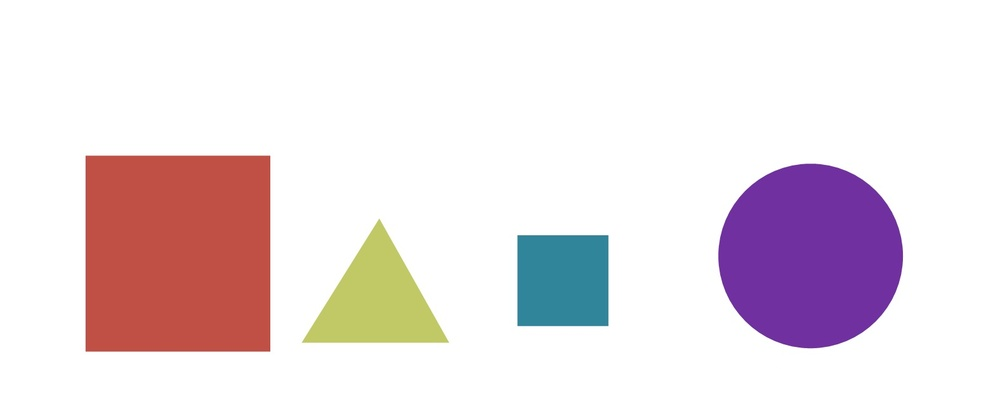
#> input picture lecture4/data/bunchofshapes.jpg, 1000 x 409 px, shrunk from 1576 x 645 before the run
$ jupyter execute Sorting_Contours.ipynb   (older library calls are emulated)
#> lines starting #> are read from the running program, lines starting #| are printed output that depends on the picture; after the words box and inside, x2 and y2 are one past the last pixel; in counts of white or black regions, pixels touching at a corner belong together
## Sorting Contours

We can sort contours in many ways.

[cell 1]
#github repository sync in google colab
import os
try:
  # Colab only
  !git clone https://github.com/hukim1112/DLCV_CLASS.git
  os.chdir('/content/DLCV_CLASS/lecture4')
except Exception:
  pass

[cell 2]
import cv2
import numpy as np
from matplotlib import pyplot as plt

[cell 3]
# Load our image
image = cv2.imread('data/bunchofshapes.jpg')
#> image is the input picture: shape (409, 1000, 3); mean B, G, R 226.7, 222.2, 234.4
plt.imshow(cv2.cvtColor(image, cv2.COLOR_BGR2RGB))
plt.title('Bule Linear line')

plt.show()

[cell 4]
row, col = 1, 3
fig, axs = plt.subplots(row, col, figsize=(15, 10))
fig.tight_layout()

axs[0].imshow(cv2.cvtColor(image, cv2.COLOR_BGR2RGB))
axs[0].set_title('0 - Original Image')
cv2.imwrite('original_rgb.jpg', image)


# Create a black image with same dimensions as our loaded image
blank_image = np.zeros((image.shape[0], image.shape[1], 3))
# Create a copy of our original image
orginal_image = image
# Grayscale our image
gray = cv2.cvtColor(image,cv2.COLOR_BGR2GRAY)
# Find Canny edges
edged = cv2.Canny(gray, 50, 200)
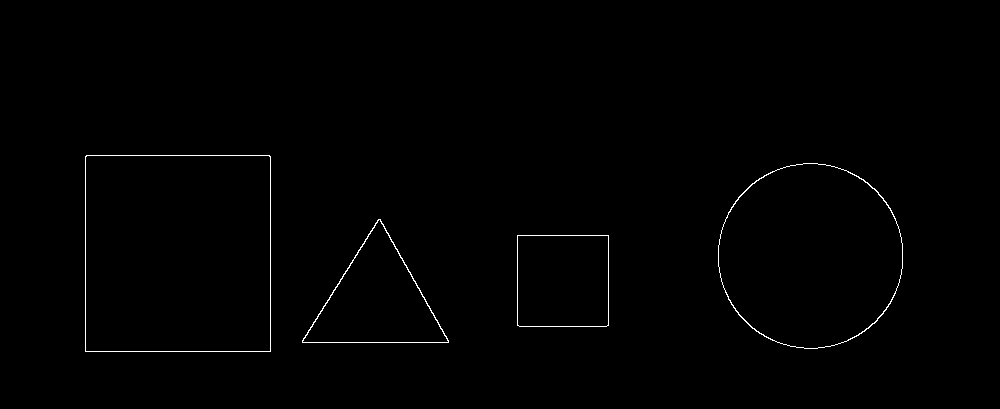
#> edged: shape (409, 1000); 0.57% white in thin lines or dots, all inside (x1, y1, x2, y2) = (85, 155, 903, 352)
axs[1].imshow(edged)
axs[1].set_title('1 - Canny Edges')
cv2.imwrite('original_rgb.jpg', edged)

# Find contours and print how many were found
_, contours, hierarchy = cv2.findContours(edged.copy(), cv2.RETR_EXTERNAL, cv2.CHAIN_APPROX_NONE)
#> contours = 4 contours; box (x1, y1, x2, y2) and area: (85, 155, 271, 352) 36259, (718, 163, 903, 349) 26813, (302, 219, 449, 343) 9207, (517, 235, 609, 327) 8278
print("Number of contours found = ", len(contours))
#| Number of contours found =  4

# Draw all contours over blank image
cv2.drawContours(image, contours, -1, (0,255,0), 3)
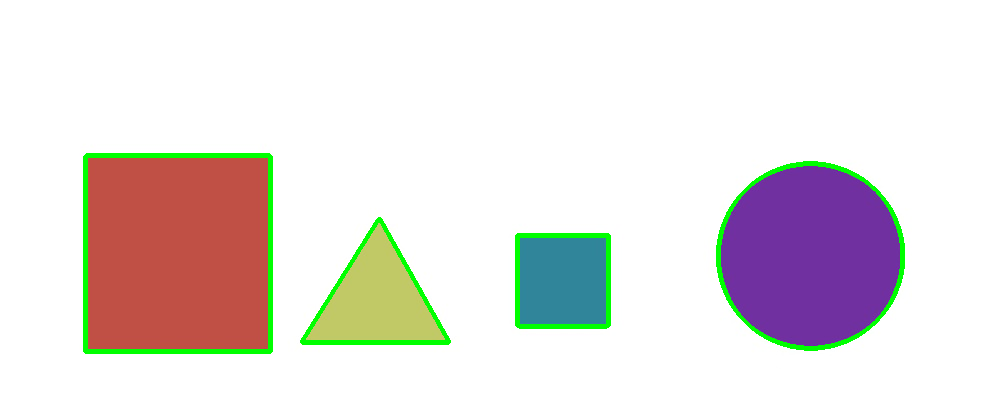
#> image: shape (409, 1000, 3); 2.49% of pixels changed, all inside (x1, y1, x2, y2) = (83, 153, 905, 354)
axs[2].imshow(cv2.cvtColor(image, cv2.COLOR_BGR2RGB))
axs[2].set_title('3 - All Contours')
cv2.imwrite('original_rgb.jpg', image)

plt.show()
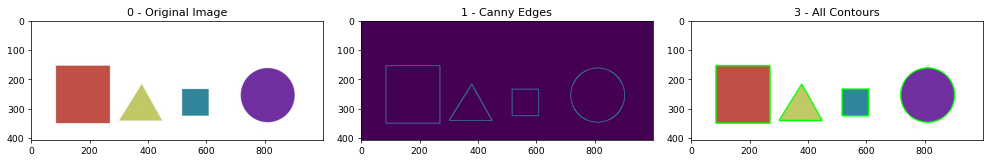
#> figure drawn by matplotlib, 3 panels

### Let's now sort by area

[cell 5]
def get_contour_areas(contours):
    # returns the areas of all contours as list
    all_areas = []
    for cnt in contours:
        area = cv2.contourArea(cnt)
        all_areas.append(area)
#> this loop made 4 passes
#> area on passes 1 to 4: 8278, 9207, 26813, 36259
#> after the loop, all_areas = [8278, 9207, 26813, 36259]
    return all_areas

[cell 6]
# Let's print the areas of the contours before sorting
print("Contor Areas before sorting")
print(get_contour_areas(contours))
#| [8278.0, 9207.0, 26813.0, 36259.0]

[cell 7]
# Sort contours large to small
sorted_contours = sorted(contours, key=cv2.contourArea, reverse=True)
#> sorted_contours has the same summary as contours
#sorted_contours = sorted(contours, key=cv2.contourArea, reverse=True)[:3]
print("Contor Areas after sorting")
print(get_contour_areas(sorted_contours))
#> the loop in get_contour_areas (call 2), `for cnt in contours:` made 4 passes
#| [36259.0, 26813.0, 9207.0, 8278.0]

[cell 8]
for c in sorted_contours:
    plt.imshow(cv2.cvtColor(orginal_image, cv2.COLOR_BGR2RGB))
    plt.title('Contours by area'); plt.show()
    cv2.drawContours(orginal_image, [c], -1, (255,0,0), 3)
#> this loop made 4 passes
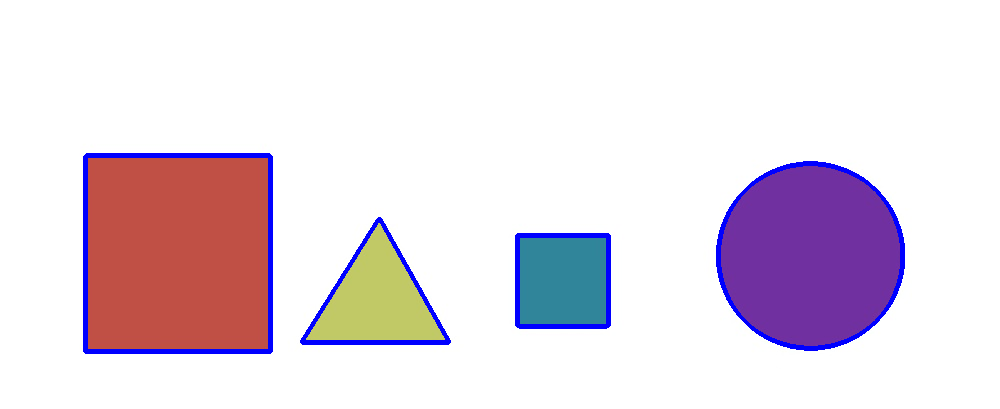
#> orginal_image: shape (409, 1000, 3); 2.49% of pixels changed, all inside (x1, y1, x2, y2) = (83, 153, 905, 354)
plt.imshow(cv2.cvtColor(orginal_image, cv2.COLOR_BGR2RGB))
plt.title('Contours by area'); plt.show()

[cell 9]
orginal_image = image.copy()

[cell 10]
# Returns center point for each
# contour object in an image
def label_contour_center(image, c):
    # Places a red circle on the centers of contours
    M = cv2.moments(c)
    cx = int(M['m10'] / M['m00'])
    cy = int(M['m01'] / M['m00'])
    # Draw the countour number on the image
    cv2.circle(image,(cx,cy), 10, (0,0,255), -1)

[cell 11]
# Computer Center of Mass or centroids and draw them on our image
for (i, c) in enumerate(contours):
    label_contour_center(image, c)
#> this loop made 4 passes
#> (cx in label_contour_center, cy in label_contour_center) on passes 1 to 4: (562, 280), (376, 300), (810, 255), (177, 253)
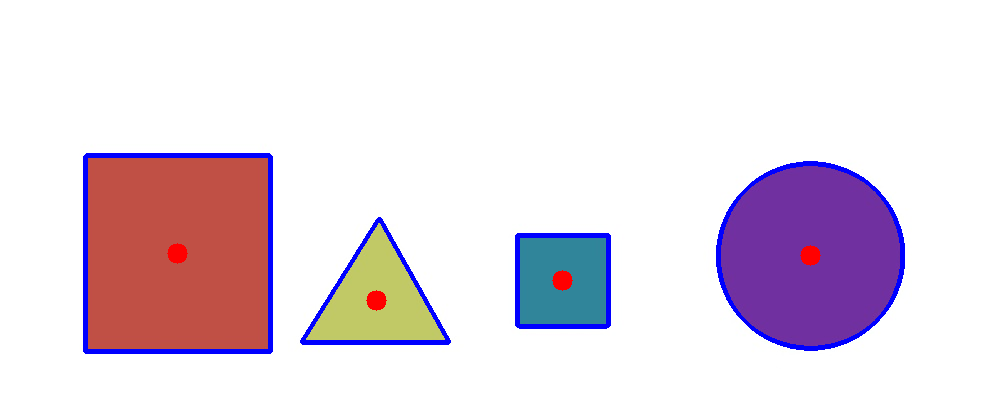
#> image: shape (409, 1000, 3); 2.8% of pixels changed, all inside (x1, y1, x2, y2) = (83, 153, 905, 354)

plt.imshow(cv2.cvtColor(image, cv2.COLOR_BGR2RGB))
plt.title('4 - Contour Centers')

plt.show()

[cell 12]
def x_cord_contour(contours):
    #Returns the X cordinate for the contour centroid
    if cv2.contourArea(contours) > 10:
        M = cv2.moments(contours)
#> M = moments, m00 8278, centre m10/m00, m01/m00 = (562.5, 280.5)
        return (int(M['m10']/M['m00']))
    else:
        pass

[cell 13]
def display_left_to_right_contour(i):
    plt.imshow(cv2.cvtColor(orginal_image, cv2.COLOR_BGR2RGB))
    plt.title('6 - Left to Right Contour'); plt.show()
    image_name = "output_shape_number_" + str(i) + ".jpg"
    print(image_name)
    return image_name

[cell 14]
# Sort by left to right using our x_cord_contour function
contours_left_to_right = sorted(contours, key = x_cord_contour, reverse = False)
#> contours_left_to_right has the same summary as contours

# Labeling Contours left to right
for (i,c)  in enumerate(contours_left_to_right):
    if i == 0: display_left_to_right_contour(i)
    cv2.drawContours(orginal_image, [c], -1, (0,0,255), 3)
    M = cv2.moments(c)
    cx = int(M['m10'] / M['m00'])
    cy = int(M['m01'] / M['m00'])
    cv2.putText(orginal_image, str(i+1), (cx, cy), cv2.FONT_HERSHEY_SIMPLEX, 1, (0, 255, 0), 2)
    # Draw an approximate
    # rectangle around the binary image
    (x, y, w, h) = cv2.boundingRect(c)

    cropped_contour = orginal_image[y:y + h, x:x + w]

    # Let's now crop each contour and save these images
    cv2.imwrite(display_left_to_right_contour(i+1), cropped_contour)
#> this loop made 4 passes
#> (cx, cy, x, y, w, h) on passes 2 to 4: (376, 300, 302, 219, 147, 124), (562, 280, 517, 235, 92, 92), (810, 255, 718, 163, 185, 186)
#> (cx, cy, x, y, w, h) on pass 1: (177, 253, 85, 155, 186, 197)
#| output_shape_number_0.jpg
#| output_shape_number_1.jpg
#| output_shape_number_2.jpg
#| output_shape_number_3.jpg
#| output_shape_number_4.jpg
#> pass 1, `cropped_contour = orginal_image[y:y + h, x:x + w]`:
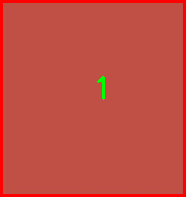
#> cropped_contour: shape (197, 186, 3); mean B, G, R 64.5, 75.4, 195.4
#> pass 1, in display_left_to_right_contour (call 2), `plt.title('6 - Left to Right Contour')`:
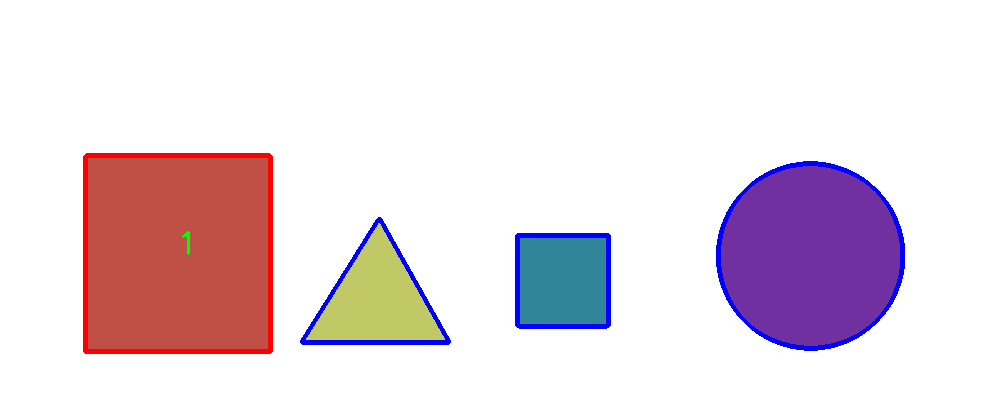
#> shown: shape (409, 1000, 3); mean R, G, B 231.8, 217.8, 226.1
#> pass 3, `cropped_contour = orginal_image[y:y + h, x:x + w]`:
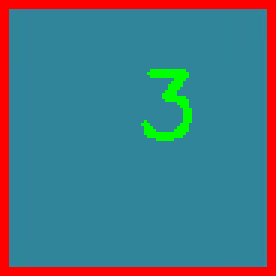
#> cropped_contour: shape (92, 92, 3) (shown 3 times larger); mean B, G, R 131.8, 118.4, 73.4
#> after the loop:
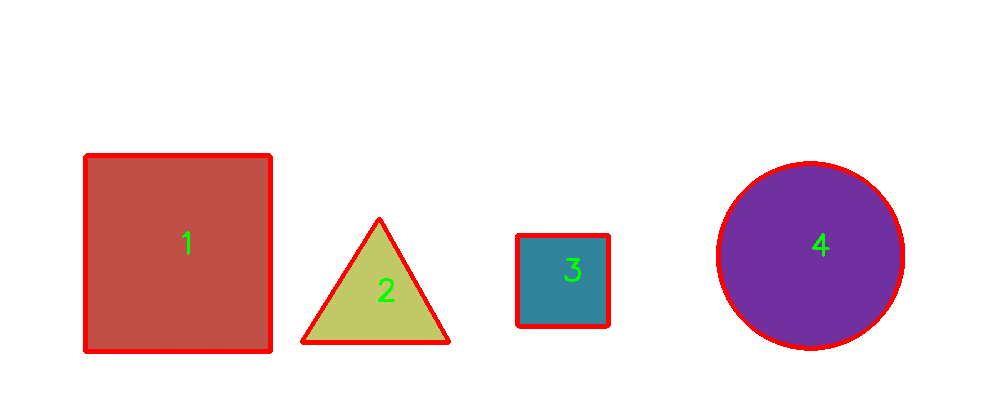
#> orginal_image: shape (409, 1000, 3); 2.62% of pixels changed, all inside (x1, y1, x2, y2) = (83, 153, 905, 354)

cv2.imwrite('contours_left_to_right.jpg', orginal_image)
#> Out = True

[cell 15]
output_images = []
for x in range(i+1):
    output_images.append(cv2.imread('output_shape_number_' + str(x+1) + '.jpg'))

[cell 16]
row, col = 1, 4
#> row = 1; col = 4
fig, axs = plt.subplots(row, col, figsize=(15, 10))
fig.tight_layout()

axs[0].imshow(cv2.cvtColor(output_images[0], cv2.COLOR_BGR2RGB))
axs[0].set_title('Contour One')

axs[1].imshow(cv2.cvtColor(output_images[1], cv2.COLOR_BGR2RGB))
axs[1].set_title('Contour Two')

axs[2].imshow(cv2.cvtColor(output_images[2], cv2.COLOR_BGR2RGB))
axs[2].set_title('Contour Three')

axs[3].imshow(cv2.cvtColor(output_images[3], cv2.COLOR_BGR2RGB))
axs[3].set_title('Contour Four')

plt.show()
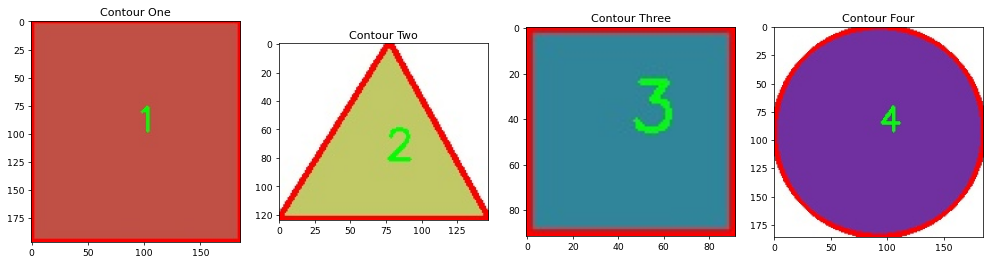
#> figure drawn by matplotlib, 4 panels
